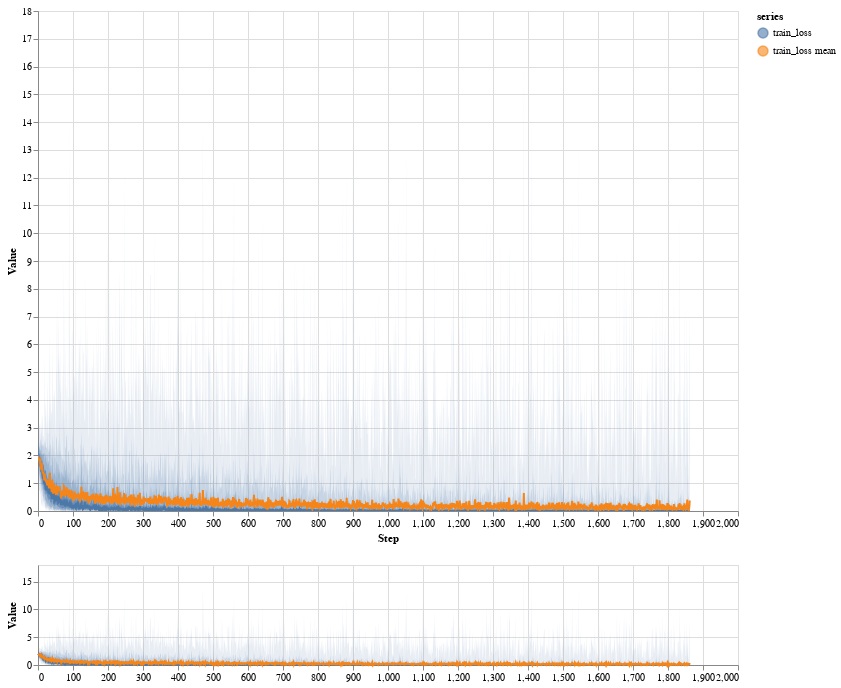

The code cell stored with this chart in its notebook:
### Markdown cell above
Here logged data are visualized using the Distribution plot. We also include the mean series in the plot and render the distribution with 5 bands

### Code cell
tl = dl.read('train_loss')
inspectus.distribution({'train_loss': tl})

### Figure 1 — Vega-Lite specification as saved in the notebook (floating-point values rounded to 4 significant figures; data arrays with more than 128 entries replaced by an {"elided": "..."} marker saying what was removed)
{"config": {"view": {"continuousWidth": 300, "continuousHeight": 300}}, "vconcat": [{"layer": [{"mark": {"type": "area", "opacity": 0.6}, "encoding": {"color": {"field": "series", "scale": {"scheme": "tableau10"}, "type": "nominal"}, "opacity": {"condition": {"param": "param_2", "value": 0.6}, "value": 0.001}, "x": {"field": "step", "scale": {"domain": {"param": "param_1", "encoding": "x"}}, "type": "quantitative"}, "y": {"field": "v4", "scale": {"domain": {"param": "param_1", "encoding": "y"}}, "type": "quantitative"}, "y2": {"field": "v6"}}, "name": "view_2"}, {"mark": {"type": "area", "opacity": 0.36}, "encoding": {"color": {"field": "series", "scale": {"scheme": "tableau10"}, "type": "nominal"}, "opacity": {"condition": {"param": "param_2", "value": 0.36}, "value": 0.001}, "x": {"field": "step", "scale": {"domain": {"param": "param_1", "encoding": "x"}}, "type": "quantitative"}, "y": {"field": "v3", "scale": {"domain": {"param": "param_1", "encoding": "y"}}, "type": "quantitative"}, "y2": {"field": "v7"}}}, {"mark": {"type": "area", "opacity": 0.216}, "encoding": {"color": {"field": "series", "scale": {"scheme": "tableau10"}, "type": "nominal"}, "opacity": {"condition": {"param": "param_2", "value": 0.216}, "value": 0.001}, "x": {"field": "step", "scale": {"domain": {"param": "param_1", "encoding": "x"}}, "type": "quantitative"}, "y": {"field": "v2", "scale": {"domain": {"param": "param_1", "encoding": "y"}}, "type": "quantitative"}, "y2": {"field": "v8"}}}, {"mark": {"type": "area", "opacity": 0.1296}, "encoding": {"color": {"field": "series", "scale": {"scheme": "tableau10"}, "type": "nominal"}, "opacity": {"condition": {"param": "param_2", "value": 0.1296}, "value": 0.001}, "x": {"field": "step", "scale": {"domain": {"param": "param_1", "encoding": "x"}}, "type": "quantitative"}, "y": {"field": "v1", "scale": {"domain": {"param": "param_1", "encoding": "y"}}, "type": "quantitative"}, "y2": {"field": "v9"}}}, {"mark": {"type": "line"}, "encoding": {"color": {"field": "series", "scale": {"scheme": "tableau10"}, "type": "nominal"}, "opacity": {"condition": {"param": "param_2", "value": 1}, "value": 0.001}, "x": {"field": "step", "scale": {"domain": {"param": "param_1", "encoding": "x"}}, "title": "Step", "type": "quantitative"}, "y": {"field": "v5", "scale": {"domain": {"param": "param_1", "encoding": "y"}}, "title": "Value", "type": "quantitative"}}}], "data": {"values": {"elided": "3726 records"}}, "height": 500, "width": 700}, {"layer": [{"mark": {"type": "area", "opacity": 0.6}, "encoding": {"color": {"field": "series", "scale": {"scheme": "tableau10"}, "type": "nominal"}, "x": {"field": "step", "type": "quantitative"}, "y": {"field": "v4", "type": "quantitative"}, "y2": {"field": "v6"}}, "name": "view_1"}, {"mark": {"type": "area", "opacity": 0.36}, "encoding": {"color": {"field": "series", "scale": {"scheme": "tableau10"}, "type": "nominal"}, "x": {"field": "step", "type": "quantitative"}, "y": {"field": "v3", "type": "quantitative"}, "y2": {"field": "v7"}}}, {"mark": {"type": "area", "opacity": 0.216}, "encoding": {"color": {"field": "series", "scale": {"scheme": "tableau10"}, "type": "nominal"}, "x": {"field": "step", "type": "quantitative"}, "y": {"field": "v2", "type": "quantitative"}, "y2": {"field": "v8"}}}, {"mark": {"type": "area", "opacity": 0.1296}, "encoding": {"color": {"field": "series", "scale": {"scheme": "tableau10"}, "type": "nominal"}, "x": {"field": "step", "type": "quantitative"}, "y": {"field": "v1", "type": "quantitative"}, "y2": {"field": "v9"}}}, {"mark": {"type": "line"}, "encoding": {"color": {"field": "series", "scale": {"scheme": "tableau10"}, "type": "nominal"}, "x": {"field": "step", "title": "", "type": "quantitative"}, "y": {"field": "v5", "title": "Value", "type": "quantitative"}}}], "data": {"values": {"elided": "3726 records"}}, "height": 100, "width": 700}], "params": [{"name": "param_2", "select": {"type": "point", "fields": ["series"]}, "bind": "legend", "views": ["view_2"]}, {"name": "param_1", "select": {"type": "interval", "encodings": ["x", "y"]}, "views": ["view_1"]}], "$schema": "https://vega.github.io/schema/vega-lite/v5.17.0.json"}
